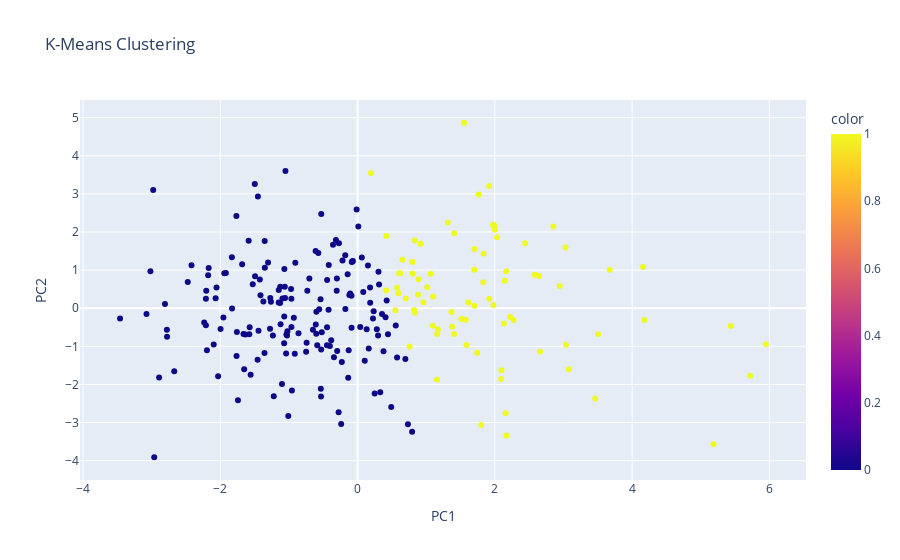

The notebook cell this image was saved under:
### Code cell
kmeans = clf.best_estimator_.fit(reduced)
fig = px.scatter(reduced, x=0, y=1, color=kmeans.labels_, title='K-Means Clustering')
fig.update_layout(
    xaxis_title="PC1",
    yaxis_title="PC2"
)
fig.show()

### Figure 1 — Plotly figure (JSON) as saved in the notebook; plotly's stock layout.template omitted (floating-point values rounded to 4 significant figures; data arrays with more than 128 entries replaced by an {"elided": "..."} marker saying what was removed)
{"data": [{"hovertemplate": "0=%{x}<br>1=%{y}<br>color=%{marker.color}<extra></extra>", "legendgroup": "", "marker": {"color": {"elided": "242 int values"}, "coloraxis": "coloraxis", "symbol": "circle"}, "mode": "markers", "name": "", "orientation": "v", "showlegend": false, "type": "scatter", "x": {"elided": "242 float values"}, "xaxis": "x", "y": {"elided": "242 float values"}, "yaxis": "y"}], "layout": {"coloraxis": {"colorbar": {"title": {"text": "color"}}, "colorscale": [[0, "#0d0887"], [0.1111, "#46039f"], [0.2222, "#7201a8"], [0.3333, "#9c179e"], [0.4444, "#bd3786"], [0.5556, "#d8576b"], [0.6667, "#ed7953"], [0.7778, "#fb9f3a"], [0.8889, "#fdca26"], [1, "#f0f921"]]}, "legend": {"tracegroupgap": 0}, "title": {"text": "K-Means Clustering"}, "xaxis": {"anchor": "y", "domain": [0, 1], "title": {"text": "PC1"}}, "yaxis": {"anchor": "x", "domain": [0, 1], "title": {"text": "PC2"}}}}
